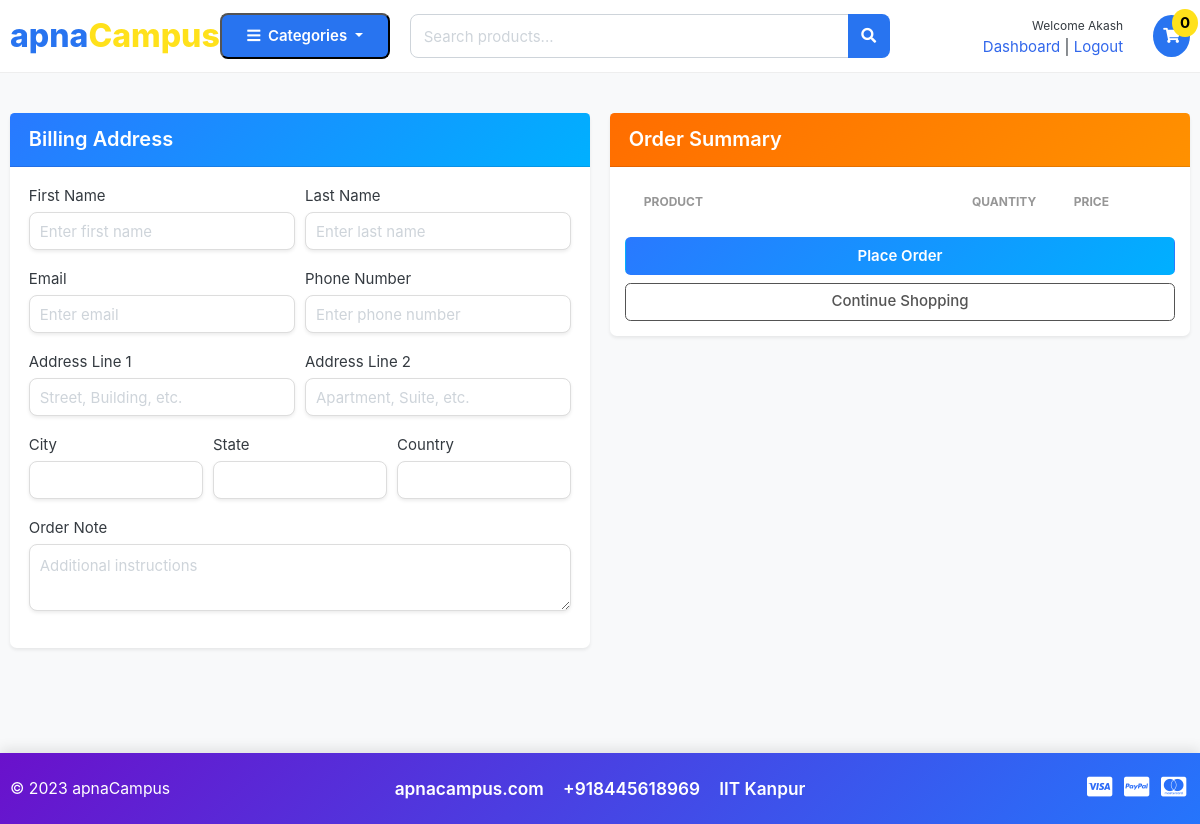
Page /cart/checkout/ (signed in) on the earlier database version.
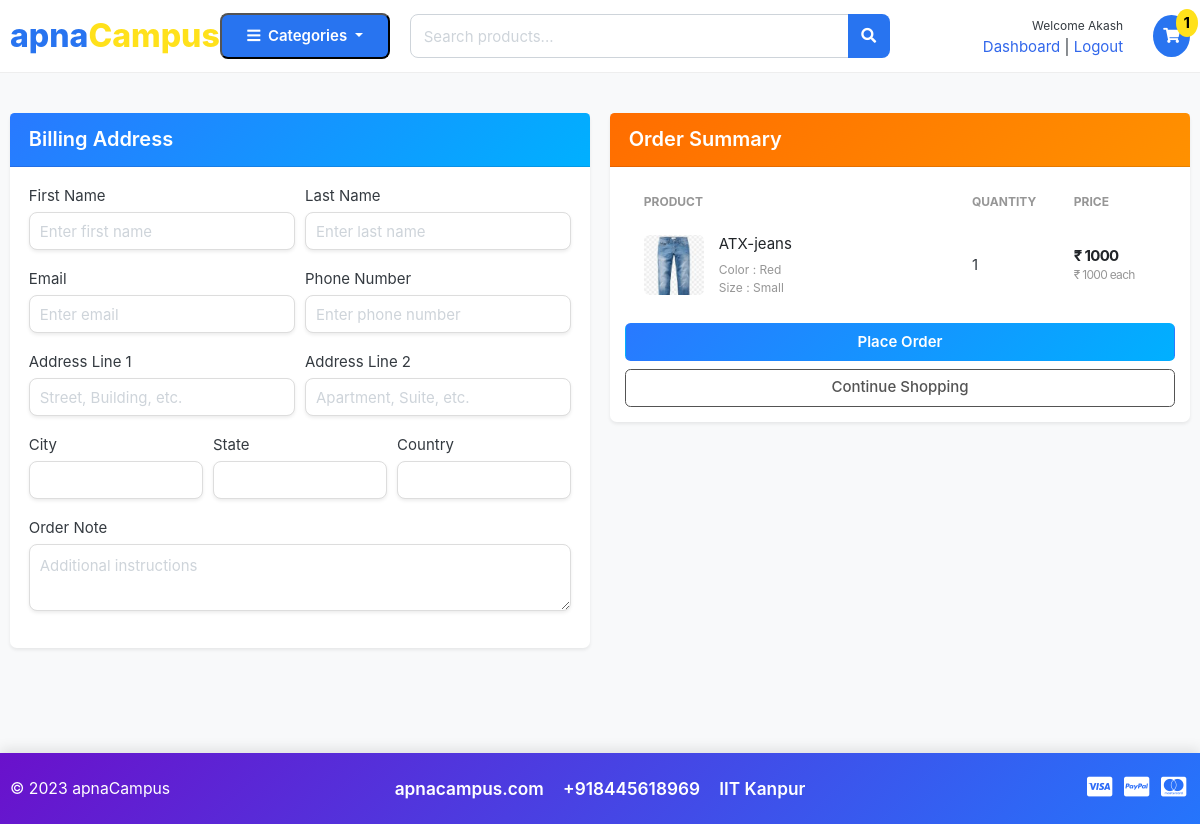
Same page on the later database version.
### carts/models.py (models this page shows, shortened)
class CartItem(models.Model):
    user=models.ForeignKey(Account, on_delete=models.CASCADE, null=True)
    product = models.ForeignKey(Product, on_delete=models.CASCADE)
    variations=models.ManyToManyField(Variation, blank= True)
    cart = models.ForeignKey(Cart, on_delete=models.CASCADE, null=True)
    quantity = models.IntegerField()
    is_active = models.BooleanField(default = True)
    def sub_total(self):
        return self.product.price * self.quantity

### store/models.py (models this page shows, shortened)
class Product(models.Model):
    product_name   = models.CharField(max_length =200, unique =True)
    slug           = models.SlugField(max_length=200,unique = True)
    description    = models.TextField(max_length = 500, blank = True)
    price          = models.IntegerField()
    images         = models.ImageField(upload_to='photos/products')
    stock          = models.IntegerField()
    is_available   = models.BooleanField(default = True)
    category       = models.ForeignKey(Category, on_delete=models.CASCADE)
    created_date   = models.DateTimeField(auto_now_add = True)
    modified_date  = models.DateTimeField(auto_now =True)
    def get_url(self):
        return reverse('product_detail',args =[self.category.slug, self.slug ])

class Variation(models.Model):
    product = models.ForeignKey(Product, on_delete=models.CASCADE)
    variation_category = models.CharField(max_length = 100, choices = variation_category_choice)
    variation_value = models.CharField(max_length =100)
    is_active = models.BooleanField(default = True)
    created_date = models.DateTimeField(auto_now=True)
    objects = VariationManager()

### carts/views.py (the view)
# urls.py: path('checkout/', views.checkout, name ='checkout'),
@login_required(login_url ='login')
def checkout(request,total= 0, quantity=0, cart_item=None):
    try:
        tax = 0
        grand_total = 0
        cart_items = []
        if request.user.is_authenticated:
            cart_items = CartItem.objects.filter(user=request.user, is_active = True)
        else:
            cart_items = []
            cart = Cart.objects.get(cart_id = _cart_id(request))
        for cart_item in cart_items:
            total += (cart_item.product.price * cart_item.quantity)
            quantity += cart_item.quantity
        tax = (2 * total) / 100
        grand_total = total + tax
    except ObjectDoesNotExist:
        pass # just ignore
    context = {
        'total' : total,
        'quantity' : quantity,
        'cart_items' : cart_items,
        'tax' : tax,
        'grand_total':grand_total,
    }
    return render(request, 'store/checkout.html', context)

### carts/context_processors.py (called while the page is built)
def counter(request):
    cart_count = 0
    if 'admin' in request.path:
        return {}
    else:
        try:
            cart = Cart.objects.filter(cart_id =_cart_id(request))
            if request.user.is_authenticated:
                cart_items = CartItem.objects.all().filter(user=request.user)
            else:
                cart_items = CartItem.objects.all().filter(cart=cart[:1])
            for cart_item in cart_items:
                cart_count += cart_item.quantity
        except Cart.DoesNotExist:
            cart_count = 0
    return dict(cart_count = cart_count)

### carts/views.py (called while the page is built)
def _cart_id(request):   #private function
    cart = request.session.session_key
    if not cart:
        cart = request.session.create()
    return cart

### category/context_processors.py (called while the page is built)
def menu_links(request):
    links = Category.objects.all()
    return dict(links=links)

### category/models.py (called while the page is built)
    def get_url(self):
             return reverse('product_by_category', args =[self.slug])

### templates/store/checkout.html (shortened to what the changed rows need)
{% extends 'base.html' %}
{% load static %}
{% block content %}
<section class="section-content padding-y bg" style="min-height: 85vh;">
<div class="container">
<div class="row">
    <aside class="col-lg-6 mb-4">
        <div class="card shadow-sm border-0 rounded-lg">
            <div class="card-body p-3">
                <table class="table table-borderless table-shopping-cart mb-3">
                    <thead class="text-muted small text-uppercase">
                        <tr>
                            <th scope="col">Product</th>
                            <th scope="col" width="100">Quantity</th>
                            <th scope="col" width="120">Price</th>
                        </tr>
                    </thead>
                    <tbody>
                        {% for cart_item in cart_items %}
                        <tr>
                            <td>
                                <figure class="itemside align-items-center">
                                    <div class="aside"><img src="{{ cart_item.product.images.url }}" class="img-sm rounded"></div>
                                    <figcaption class="info">
                                        <a href="{{ cart_item.product.get_url }}" class="title text-dark">{{ cart_item.product.product_name }}</a>
                                        <p class="text-muted small">
                                            {% if cart_item.variations.all %}
                                                {% for item in cart_item.variations.all %}
                                                    {{ item.variation_category | capfirst }} : {{ item.variation_value | capfirst }} <br>
                                                {% endfor %}
                                            {% endif %}
                                        </p>
                                    </figcaption>
                                </figure>
                            </td>
                            <td>{{ cart_item.quantity }}</td>
                            <td>
                                <div class="price-wrap">
                                    <var class="price">₹ {{ cart_item.sub_total }}</var>
                                    <small class="text-muted">₹ {{ cart_item.product.price }} each</small>
                                </div>
                            </td>
                        </tr>
                        {% endfor %}
                    </tbody>
                </table>
            </div>
        </div>
    </aside>
</div>
</div>
</section>
{% endblock %}

### templates/includes/navbar.html (shortened to what this page needs)
{% load static %}
<header class="section-header">
<section class="header-main">
    <div class="container">
        <div class="row align-items-center">
            <div class="col-lg-2 col-6 d-flex align-items-center logo-col">
                <a href="{% url 'home' %}">
                    <span class="apna-logo">apna<span class="campus-yellow">Campus</span></span>
                </a>
            </div>
            <div class="col-lg-2 col-6 d-flex align-items-center cat-col">
                <div class="dropdown w-100">
                    <button class="category-btn dropdown-toggle w-100" data-toggle="dropdown">
                        <i class="fa fa-bars mr-1"></i> Categories
                    </button>
                </div>
            </div>
            <div class="col-lg-5 col-12 mt-3 mt-lg-0">
                <form action="{% url 'search' %}" method="GET">
                    <div class="input-group">
                        <input type="text" name="keyword" class="form-control search-input" placeholder="Search products...">
                        <div class="input-group-append">
                            <button class="btn search-btn"><i class="fa fa-search"></i></button>
                        </div>
                    </div>
                </form>
            </div>
            <div class="col-lg-3 col-12 mt-3 mt-lg-0">
                <div class="d-flex justify-content-end align-items-center">
                    {% if user.id %}
                        <div class="mr-3 text-right">
                            <small>Welcome {{ user.first_name }}</small><br>
                            <a href="{% url 'dashboard' %}">Dashboard</a> |
                            <a href="{% url 'logout' %}">Logout</a>
                        </div>
                    {% else %}
                        <div class="mr-3 text-right">
                            <small>Welcome Guest!</small><br>
                            <a href="{% url 'login' %}">Sign in</a> |
                            <a href="{% url 'register' %}">Register</a>
                        </div>
                    {% endif %}
                    <a href="{% url 'cart' %}" class="position-relative ml-3">
                        <div class="cart-icon"><i class="fa fa-shopping-cart"></i></div>
                        <span class="cart-badge">{{ cart_count }}</span>
                    </a>
                </div>
            </div>
        </div>
    </div>
</section>
</header>

Differences in the rows shown:
added CartItem: product.images (picture), product.product_name "ATX-jeans", quantity "1", sub_total "1000", product.price "1000"
now on this page (row unchanged): Variation: variation_category "Color", variation_value "Red"
now on this page (row unchanged): Variation: variation_category "Size", variation_value "Small"
Other differences:
{{ cart_count }}: "0" → "1"
